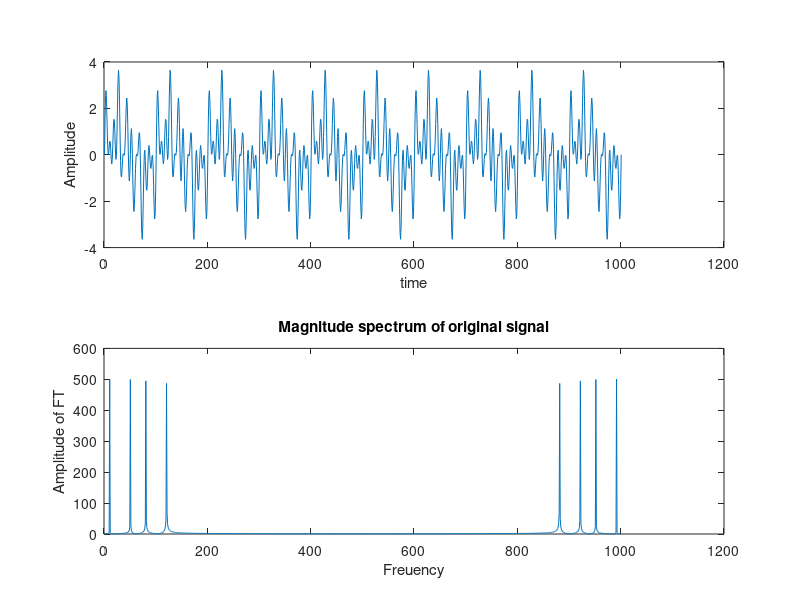
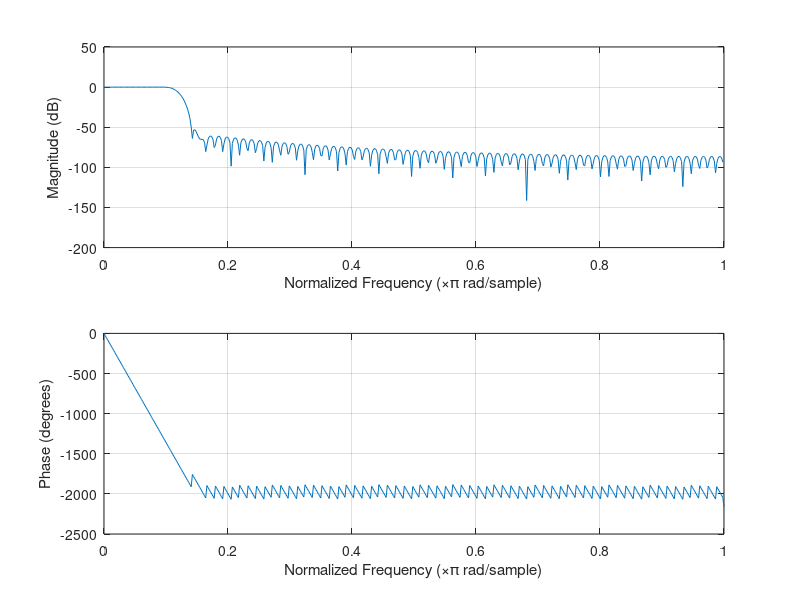
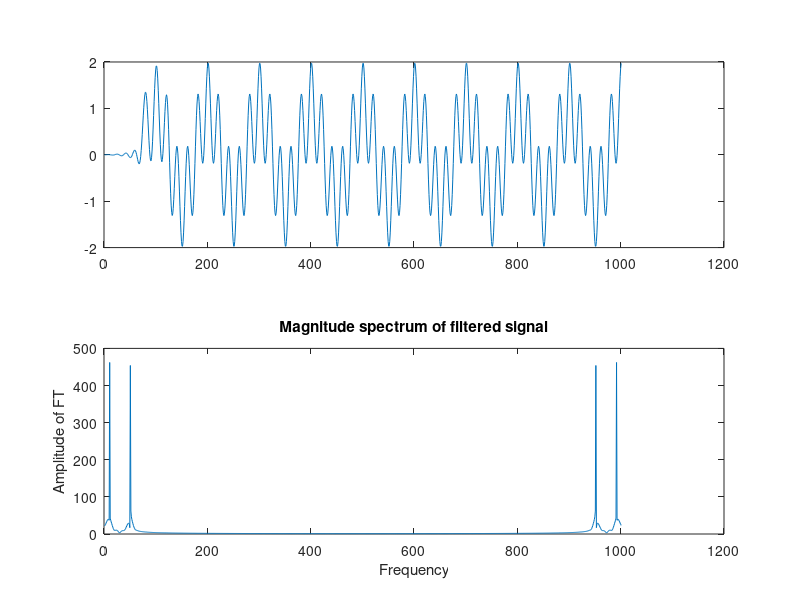

MATLAB code to generate these figures, in order:
%Design for FIR Filter
clc;
clear all;
close all;
Fs=1000;
F1=10; F2=50; F3=80; F4=120;
Ts=1/Fs;
t=0:Ts:1;
x=sin(2*pi*F1*t)+sin(2*pi*F2*t)+sin(2*pi*F3*t)+sin(2*pi*F4*t);
subplot(2,1,1)
plot(x);
xlabel('time')
ylabel('Amplitude')
subplot(2,1,2)
plot(abs(fft(x)))
xlabel('Freuency')
ylabel('Amplitude of FT')
title('Magnitude spectrum of original signal')
% Design for FIR using windowing method
N=151;
Fc=60;
wc=(2*Fc)/Fs;
b=fir1(N,wc);
figure;
freqz(b,1);
xfilter=filter(b,1,x)
figure;
subplot(2,1,1)
plot(xfilter);
subplot(2,1,2)
plot(abs(fft(xfilter)))
xlabel('Frequency')
ylabel('Amplitude of FT')
title('Magnitude spectrum of filtered signal')
